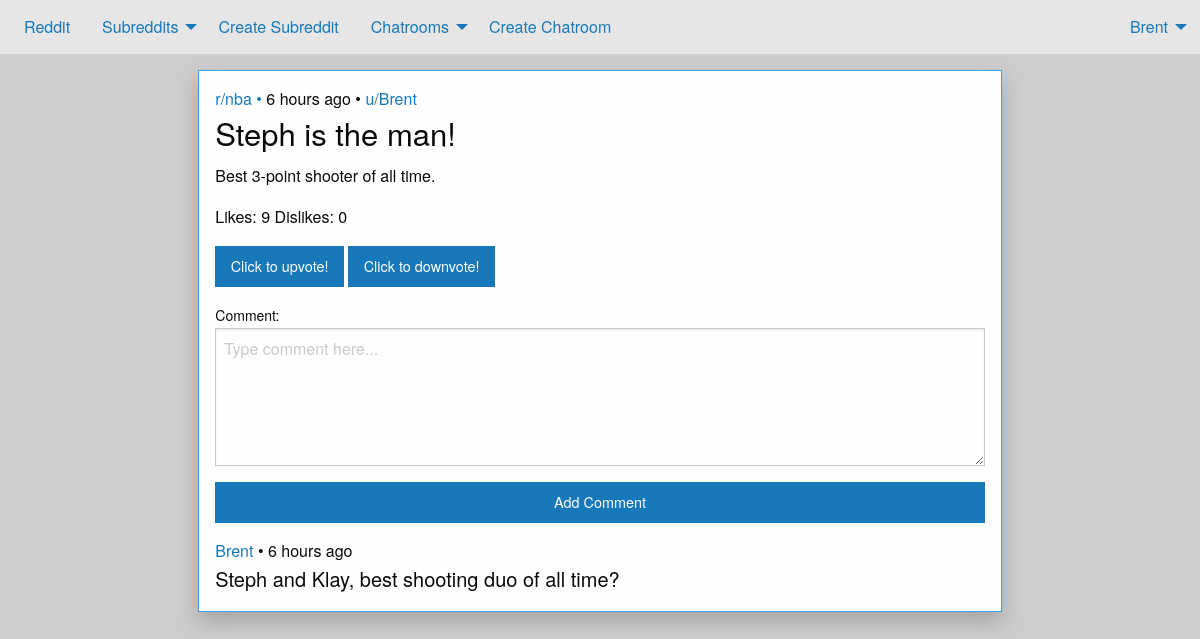
Page /post/312/ (signed in) on the committed database.
### helloWorldApp/models.py (models this page shows, shortened)
class Suggestion(models.Model):
    header = models.CharField(max_length=240)
    suggestion = models.CharField(max_length=10000)
    author = models.ForeignKey(User, on_delete=models.CASCADE)
    created_on = models.DateTimeField(auto_now_add=True)
    pub_date = models.DateTimeField(auto_now_add=True)
    upvote = models.IntegerField(default = 0)
    downvote = models.IntegerField(default = 0)
    comment_count = models.IntegerField(default = 0)
    image = models.ImageField(max_length=144, upload_to='uploads/%Y/%m/%d/', blank=True, null=True)
    image_description = models.CharField(max_length=240, blank=True)
    title = models.CharField(max_length=240, blank=True)
    video = models.FileField(upload_to='uploads/%Y/%m/%d/', blank=True, null=True)
    video_description = models.CharField(max_length=240, blank=True)
    def upvoteCount(self):
        return self.upvote
    def downvoteCount(self):
        return self.downvote
    def whenpublished(self):
        now = timezone.now()
        diff = now - self.pub_date
        if diff.days == 0 and diff.seconds >= 0 and diff.seconds < 60:
            seconds = diff.seconds
            if seconds == 1:
                return str(seconds) + "second ago"
            else:
                return str(seconds) + " seconds ago"
        if diff.days == 0 and diff.seconds >= 60 and diff.seconds < 3600:
            minutes = math.floor(diff.seconds / 60)
            if minutes == 1:
                return str(minutes) + " minute ago"
            else:
                return str(minutes) + " minutes ago"
        if diff.days == 0 and diff.seconds >= 3600 and diff.seconds < 86400:
            hours = math.floor(diff.seconds / 3600)
            if hours == 1:
                return str(hours) + " hour ago"
            else:
                return str(hours) + " hours ago"

class Comment(models.Model):
    comment = models.CharField(max_length=240)
    author = models.ForeignKey(User, on_delete=models.CASCADE)
    suggestion = models.ForeignKey(Suggestion, on_delete=models.CASCADE)
    created_on = models.DateTimeField(auto_now_add=True)
    pub_date = models.DateTimeField(auto_now_add=True)
    def whenpublished(self):
        now = timezone.now()
        diff = now - self.pub_date
        if diff.days == 0 and diff.seconds >= 0 and diff.seconds < 60:
            seconds = diff.seconds
            if seconds == 1:
                return str(seconds) + "second ago"
            else:
                return str(seconds) + " seconds ago"
        if diff.days == 0 and diff.seconds >= 60 and diff.seconds < 3600:
            minutes = math.floor(diff.seconds / 60)
            if minutes == 1:
                return str(minutes) + " minute ago"
            else:
                return str(minutes) + " minutes ago"
        if diff.days == 0 and diff.seconds >= 3600 and diff.seconds < 86400:
            hours = math.floor(diff.seconds / 3600)
            if hours == 1:
                return str(hours) + " hour ago"
            else:
                return str(hours) + " hours ago"

### helloWorldApp/views.py (the view)
# urls.py: path('post/<int:instance_id>/', views.post_page),
def post_page(request, instance_id):
    if request.method == "POST":
        if request.user.is_authenticated:
            form_instance = forms.CommentForm(request.POST)
            if form_instance.is_valid():
                new_comm = form_instance.save(request=request, sugg_id=instance_id)
                sugg = models.Suggestion.objects.get(id=instance_id)
                sugg.comment_count += 1
                sugg.save()
                return redirect("/post/" + str(instance_id) + "/")
        else:
            form_instance = forms.CommentForm()
    else:
        form_instance = forms.CommentForm()
    sugg = models.Suggestion.objects.get(id=instance_id)
    sugg_list = {"suggestions":[]}
    comment_query = models.Comment.objects.filter(suggestion=sugg)
    comment_list = []
    for c_q in comment_query:
        can_delete=False
        if request.user == c_q.author:
            can_delete=True
        comment_list += [{
            "comment":c_q.comment,
            "author":c_q.author.username,
            "created_on":c_q.created_on,
            "published_on":c_q.whenpublished(),
            "id":c_q.id,
            "delete":can_delete
        }]
    url = "Error.src"
    url1 = "Error.src"
    if not str(sugg.image)=="":
        url=sugg.image.url
    if not str(sugg.video)=="":
        url1=sugg.video.url
    sugg_list["suggestions"] += [{
        "id":sugg.id,
        "header":sugg.header,
        "suggestion":sugg.suggestion,
        "author":sugg.author.username,
        "created_on":sugg.created_on,
        "published_on":sugg.whenpublished(),
        "upvote_count":sugg.upvoteCount(),
        "downvote_count":sugg.downvoteCount(),
        "comments":comment_list,
        "comment_count":sugg.comment_count,
        "subreddit":sugg.title,
        "image":url,
        "image_description":sugg.image_description, # These are what I use to call from index
        "video":url1,
        "video_description":sugg.video_description
        }]
    context = {
        "sugg_list": sugg_list["suggestions"],
        "form":form_instance,
        "comment_list":comment_list,
        "sugg_id":instance_id
    }
    return render(request, "post.html", context=context)

### helloWorldApp/forms.py (shortened to what this page needs)
class CommentForm(forms.Form):
    comment = forms.CharField(label='Comment',
        widget = forms.Textarea(attrs={"rows":5, 'max_length':2000, 'placeholder': 'Type comment here...'}), max_length=2000)

### helloWorldApp/templates/post.html (shortened to what this page needs)
{% extends "base.html" %}
{% load static %}
{% block content %}
<div class="grid-x grid-padding-x" style="width:1000px; margin: 0 auto; vertical-align: middle;">
    <div class="large-10 medium-10 small-12 large-offset-1 medium-offset-1 cell">
	   {% for sugg in sugg_list %}
            <div class="card-info info">
                <div class="card-section">
				    <div class="article-details">
                        <a href="/r/{{sugg.subreddit}}/"><span class="website">r/{{ sugg.subreddit }}</span> &#8226;</a>
                        <span class="time">{{ sugg.published_on }}</span> &#8226;
                        <a><span class="author">u/{{ sugg.author }}</span></a>
                    </div>
                    <h3 class="article-title">{{ sugg.header }}</h3>
                    <p class="article-summary">{{ sugg.suggestion }}</p>
                    <p>Likes: {{ sugg.upvote_count }} Dislikes: {{ sugg.downvote_count }} </p>
                    <div>
                        <a href="/upvote/{{sugg.id}}/"  class="button"> Click to upvote!</a>
                        <a href="/downvote/{{sugg.id}}/" class="button">Click to downvote!</a>
     				</div>
                    <form action="/post/{{sugg_id}}/" method="post">
                        {{ form }}
                        <input type="submit" class="button expanded" value="Add Comment" />
                    </form>
     				{% for comm in comment_list %}
     				   <div class="article-details">
               			    <a><span class="author">{{ comm.author }}</span></a> &#8226;
                            <span class="time"> {{ comm.published_on }}</span>
                        </div>
                        <h3 class="lead">{{ comm.comment }}</h3>
                    {% endfor %}
                </div>
            </div>
        {% endfor %}
    </div>
</div>
{% endblock %}

### helloWorldApp/templates/base.html (shortened to what this page needs)
{% load static %}
<!doctype html>
<html class="no-js" lang="en" dir="ltr">
  <head>
    <link rel="stylesheet" href="{% static "css/foundation.css" %}">
    <link rel="stylesheet" href="{% static "css/app.css" %}">
 </head>
 <body style="background-color: #cdcdcd" style="text-align:center">
    <div class="top-bar">
    <div class="top-bar-left">
        <ul class="dropdown menu" data dropdown menu>
            <li> <a href='/'> Reddit</a> </li>
                <ul class="dropdown menu" data-dropdown-menu>
                    <li> <a>Subreddits</a>
                    </li>
                </ul>
            <li> <a href="/create_subreddit/"> Create Subreddit </a></li>
                    <ul class="dropdown menu" data-dropdown-menu>
                        <li> <a>Chatrooms</a>
                        </li>
                     </ul>
            <li> <a href="/createChat/"> Create Chatroom </a></li>
        </ul>
    </div>
    <div class="top-bar-right">
        <ul class="dropdown menu" data dropdown menu>
            {% if user.is_authenticated %}
         <ul class="dropdown menu" data-dropdown-menu>
            <li> <a>{{ request.user.username }}</a>
            </li>
        </ul>
            {% endif %}
        </ul>
    </div>
</div>
 	{% block content %}
 	{% endblock %}
 </body>
 </html>

### helloWorldApp/static/css/app.css (style rules this page uses)
.card-info { background: #fefefe; border: 1px solid #8a8a8a; box-shadow: 0 10px 20px rgba(0, 0, 0, 0.2); margin: 1rem 0; overflow: hidden; border-radius: 0; }
.card-info.info { border-color: #37a0e6; }

### rows in the picture
Suggestion: subreddit "nba", header "Steph is the man!", suggestion "Best 3-point shooter of all time."
Comment: comment "Steph and Klay, best shooting duo of all time?"

### other values in the picture
{{ request.user.username }} "Brent"
{{ sugg.published_on }} "6 hours ago"
{{ sugg.author }} "Brent"
{{ sugg.upvote_count }} "9"
{{ sugg.downvote_count }} "0"
{{ comm.author }} "Brent"
{{ comm.published_on }} "6 hours ago"
